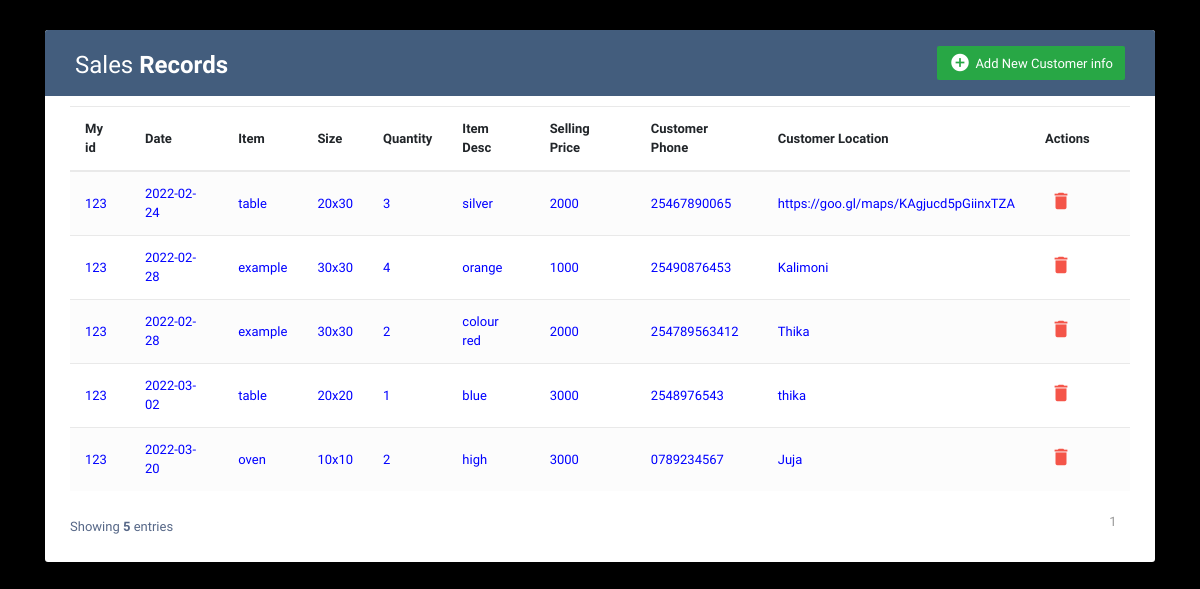
Before: /sales (signed in) with the older database file.
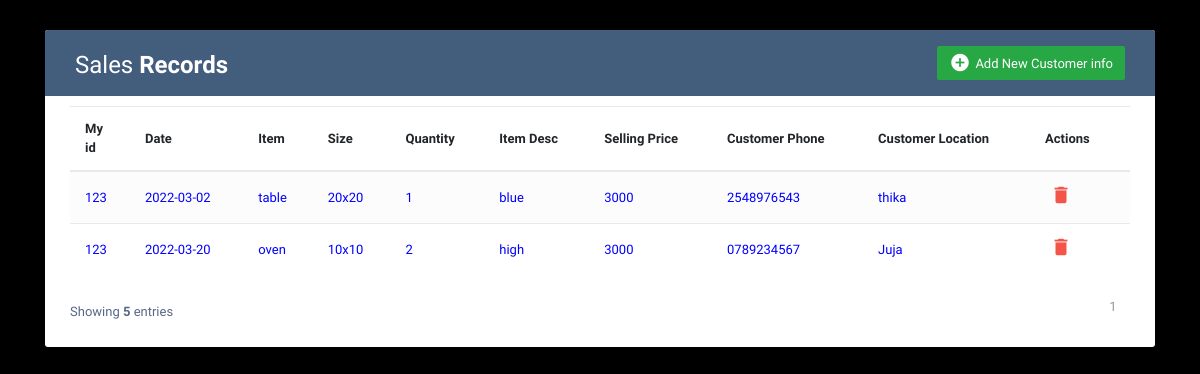
After: the same page with the newer database file.
### forms.py (models this page shows, shortened)
class orders(data.Model):
    id=data.Column(data.Integer,primary_key=True)
    eid=data.Column(data.Integer,nullable=True)
    fname=data.Column(data.String(50),nullable=True)
    phone=data.Column(data.String(20),nullable=True)
    item=data.Column(data.String(20),nullable=True)
    size=data.Column(data.Integer,nullable=True)
    quant=data.Column(data.Integer,nullable=True)
    desc=data.Column(data.Text,nullable=True)
    quantity=data.Column(data.String(10),nullable=True)
    sprice=data.Column(data.Integer,nullable=True)
    dprice=data.Column(data.Integer,nullable=True)
    ddate=data.Column(data.String(20),nullable=True)
    customer=data.Column(data.String(50),nullable=True)
    cphone=data.Column(data.String(20),nullable=True)
    town=data.Column(data.String(50),nullable=True)
    loc=data.Column(data.Text,nullable=True)
    date=data.Column(data.DateTime,nullable=False,default=datetime.utcnow)
    s_id=data.Column(data.Integer,data.ForeignKey('member.eid'),nullable=False)

### forms.py (the view)
@app.route("/sales")
@login_required
def sales():
    page=request.args.get("page",1,type=int)
    info=orders.query.filter_by(eid=current_user.eid).paginate(page=page,per_page=5)
    return render_template("sales.html",info=info,all=all)

### forms.py (called while the page is built)
@lm.user_loader
def load_user(s_id):
    return member.query.get(int(s_id))

### template/sales.html (shortened to what this page needs)
<!DOCTYPE html>
<html lang="en">
<head>
<link rel="stylesheet" href="https://stackpath.bootstrapcdn.com/bootstrap/4.5.0/css/bootstrap.min.css">
<link rel="stylesheet" href="https://maxcdn.bootstrapcdn.com/font-awesome/4.7.0/css/font-awesome.min.css">
</head>
<body style="background-color:black">
<div class="container-xl">
	<div class="table-responsive">
		<div class="table-wrapper">
			<div class="table-title">
				<div class="row">
					<div class="col-sm-6">
						<h2>Sales <b>Records</b></h2>
					</div>
					<div class="col-sm-6">
						<a href="#addEmployeeModal" class="btn btn-success" data-toggle="modal"><i class="material-icons">&#xE147;</i> <span>Add New Customer info</span></a>
					</div>
				</div>
			</div>
			<table class="table table-striped table-hover" >
				<thead>
					<tr>
						<th>My id</th>
						<th>Date </th>
						<th>Item</th>
						<th>Size</th>
						<th>Quantity</th>
						<th>Item Desc</th>
						<th>Selling Price</th>
						<th>Customer Phone</th>
						<th>Customer Location</th>
						<th>Actions</th>
					</tr>
				</thead>
				<tbody style="color:blue">
					{% for data in info.items %}
					<tr>
						<td>{{data.eid}}</td>
						<td>{{data.ddate}}</td>
						<td>{{data.item}}</td>
						<td>{{data.size}}</td>
						<td>{{data.quant}}</td>
						<td>{{data.desc}}</td>
						<td>{{data.sprice}}</td>
						<td>{{data.cphone}}</td>
						<td>{{data.loc}}</td>
						<td>
							<a href="#deleteEmployeeModal" class="delete" data-toggle="modal"><i class="material-icons" data-toggle="tooltip" title="Revoke">&#xE872;</i></a>
						</td>
					</tr>
					{% endfor %}
				</tbody>
			</table>
			<div class="clearfix">
				<div class="hint-text">Showing <b>5</b> entries</div>
				<ul class="pagination">
					{% for pages in info.iter_pages() %}
					{% if pages %}
						<li class="page-item"><a href="{{url_for('sales',page=pages)}}" class="page-link">{{pages}}</a></li>
					{% else %}
					 ...
					 {% endif %}
           {% endfor %}
				</ul>
			</div>
		</div>
	</div>
</div>
</body>
</html>

### template/sales.html (style rules this page uses)
body { color: #566787; background: #f5f5f5; font-family: 'Varela Round', sans-serif; font-size: 13px; }
.table-responsive { margin: 30px 0; }
.table-wrapper { background: #fff; padding: 20px 25px; border-radius: 3px; min-width: 1000px; box-shadow: 0 1px 1px rgba(0,0,0,.05); }
.table-title { padding-bottom: 15px; background: #435d7d; color: #fff; padding: 16px 30px; min-width: 100%; margin: -20px -25px 10px; border-radius: 3px 3px 0 0; }
.table-title h2 { margin: 5px 0 0; font-size: 24px; }
.table-title .btn { color: #fff; float: right; font-size: 13px; border: none; min-width: 50px; border-radius: 2px; border: none; outline: none !important; margin-left: 10px; }
.table-title .btn i { float: left; font-size: 21px; margin-right: 5px; }
.table-title .btn span { float: left; margin-top: 2px; }
table.table tr th, table.table tr td { border-color: #e9e9e9; padding: 12px 15px; vertical-align: middle; }
table.table tr th:first-child { width: 60px; }
table.table tr th:last-child { width: 100px; }
table.table-striped tbody tr:nth-of-type(odd) { background-color: #fcfcfc; }
table.table td:last-child i { opacity: 0.9; font-size: 22px; margin: 0 5px; }
table.table td a { font-weight: bold; color: #566787; display: inline-block; text-decoration: none; outline: none !important; }
table.table td a.delete { color: #F44336; }
table.table td i { font-size: 19px; }
.pagination { float: right; margin: 0 0 5px; }
.pagination li a { border: none; font-size: 13px; min-width: 30px; min-height: 30px; color: #999; margin: 0 2px; line-height: 30px; border-radius: 2px !important; text-align: center; padding: 0 6px; }
.hint-text { float: left; margin-top: 10px; font-size: 13px; }

Changed rows visible on the page:
removed orders: eid "123", ddate "2022-02-24", item "table", size "20x30", quant "3", desc "silver", sprice "2000", cphone "25467890065", loc "https://goo.gl/maps/KAgjucd5pGiinxTZA"
removed orders: eid "123", ddate "2022-02-28", item "example", size "30x30", quant "4", desc "orange", sprice "1000", cphone "25490876453", loc "Kalimoni"
removed orders: eid "123", ddate "2022-02-28", item "example", size "30x30", quant "2", desc "colour red", sprice "2000", cphone "254789563412", loc "Thika"
